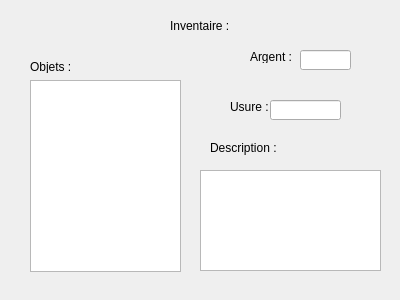
<?xml version="1.0" encoding="UTF-8"?>
<ui version="4.0">
 <class>formInventaire</class>
 <widget class="QDialog" name="formInventaire">
  <property name="geometry">
   <rect>
    <x>0</x>
    <y>0</y>
    <width>400</width>
    <height>300</height>
   </rect>
  </property>
  <property name="windowTitle">
   <string>Dialog</string>
  </property>
  <widget class="QLabel" name="label">
   <property name="geometry">
    <rect>
     <x>170</x>
     <y>10</y>
     <width>71</width>
     <height>31</height>
    </rect>
   </property>
   <property name="text">
    <string>Inventaire :</string>
   </property>
  </widget>
  <widget class="QListWidget" name="listWidget">
   <property name="geometry">
    <rect>
     <x>30</x>
     <y>80</y>
     <width>151</width>
     <height>192</height>
    </rect>
   </property>
  </widget>
  <widget class="QLabel" name="label_2">
   <property name="geometry">
    <rect>
     <x>30</x>
     <y>60</y>
     <width>47</width>
     <height>13</height>
    </rect>
   </property>
   <property name="text">
    <string>Objets :</string>
   </property>
  </widget>
  <widget class="QLabel" name="label_3">
   <property name="geometry">
    <rect>
     <x>250</x>
     <y>50</y>
     <width>47</width>
     <height>13</height>
    </rect>
   </property>
   <property name="text">
    <string>Argent :</string>
   </property>
  </widget>
  <widget class="QLineEdit" name="lineEdit">
   <property name="geometry">
    <rect>
     <x>300</x>
     <y>50</y>
     <width>51</width>
     <height>20</height>
    </rect>
   </property>
  </widget>
  <widget class="QLabel" name="label_4">
   <property name="geometry">
    <rect>
     <x>230</x>
     <y>100</y>
     <width>47</width>
     <height>13</height>
    </rect>
   </property>
   <property name="text">
    <string>Usure :</string>
   </property>
  </widget>
  <widget class="QLineEdit" name="lineEdit_2">
   <property name="geometry">
    <rect>
     <x>270</x>
     <y>100</y>
     <width>71</width>
     <height>20</height>
    </rect>
   </property>
  </widget>
  <widget class="QLabel" name="label_5">
   <property name="geometry">
    <rect>
     <x>210</x>
     <y>140</y>
     <width>71</width>
     <height>16</height>
    </rect>
   </property>
   <property name="text">
    <string>Description :</string>
   </property>
  </widget>
  <widget class="QTextEdit" name="textEdit">
   <property name="geometry">
    <rect>
     <x>200</x>
     <y>170</y>
     <width>181</width>
     <height>101</height>
    </rect>
   </property>
  </widget>
 </widget>
 <resources/>
 <connections/>
</ui>
